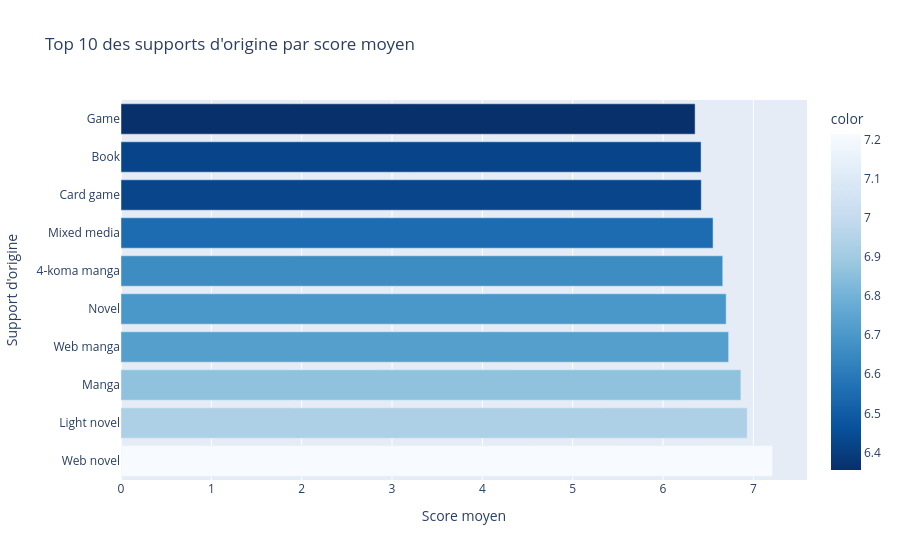

Notebook cell for this chart:
### Code cell
# on garde seulement les 10 meilleurs scores moyens
top10_source = score_par_source.head(10)

fig = px.bar(
    x=top10_source.values,
    y=top10_source.index,
    orientation="h",  # barres horizontales
    color=top10_source.values,  # dégradé de couleur selon le score moyen
    color_continuous_scale="Blues_r",
    labels={"x": "Score moyen", "y": "Support d'origine"},
    title="Top 10 des supports d'origine par score moyen"
)

fig.show()  # affiche le graphique

### Figure 1 — Plotly figure (JSON) as saved in the notebook; plotly's stock layout.template omitted (floating-point values rounded to 4 significant figures)
{"data": [{"hovertemplate": "Score moyen=%{x}<br>Support d'origine=%{y}<br>color=%{marker.color}<extra></extra>", "legendgroup": "", "marker": {"color": [7.214, 6.931, 6.862, 6.726, 6.699, 6.661, 6.554, 6.423, 6.421, 6.355], "coloraxis": "coloraxis", "pattern": {"shape": ""}}, "name": "", "orientation": "h", "showlegend": false, "textposition": "auto", "type": "bar", "x": [7.214, 6.931, 6.862, 6.726, 6.699, 6.661, 6.554, 6.423, 6.421, 6.355], "xaxis": "x", "y": ["Web novel", "Light novel", "Manga", "Web manga", "Novel", "4-koma manga", "Mixed media", "Card game", "Book", "Game"], "yaxis": "y"}], "layout": {"barmode": "relative", "coloraxis": {"autocolorscale": false, "colorbar": {"title": {"text": "color"}}, "colorscale": [[0, "rgb(8,48,107)"], [0.125, "rgb(8,81,156)"], [0.25, "rgb(33,113,181)"], [0.375, "rgb(66,146,198)"], [0.5, "rgb(107,174,214)"], [0.625, "rgb(158,202,225)"], [0.75, "rgb(198,219,239)"], [0.875, "rgb(222,235,247)"], [1, "rgb(247,251,255)"]]}, "legend": {"tracegroupgap": 0}, "title": {"text": "Top 10 des supports d'origine par score moyen"}, "xaxis": {"anchor": "y", "domain": [0, 1], "title": {"text": "Score moyen"}}, "yaxis": {"anchor": "x", "domain": [0, 1], "title": {"text": "Support d'origine"}}}}
